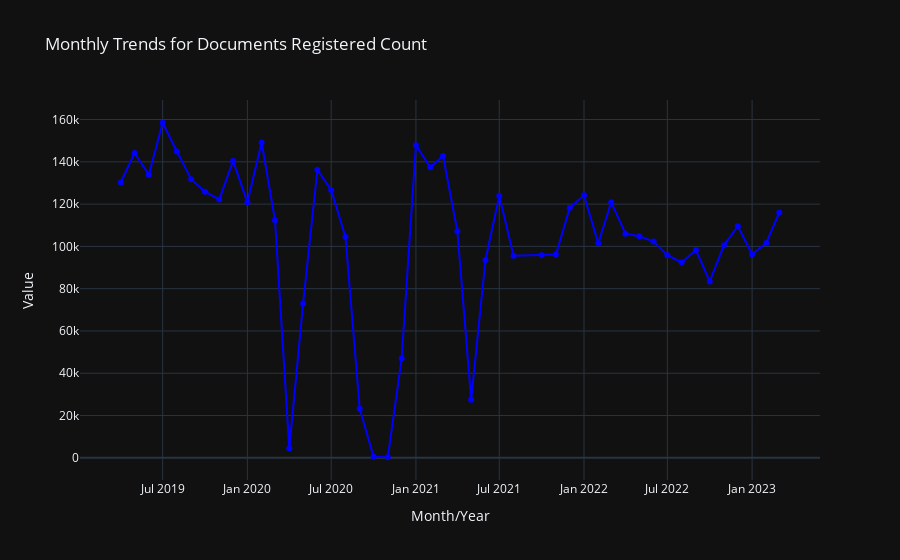
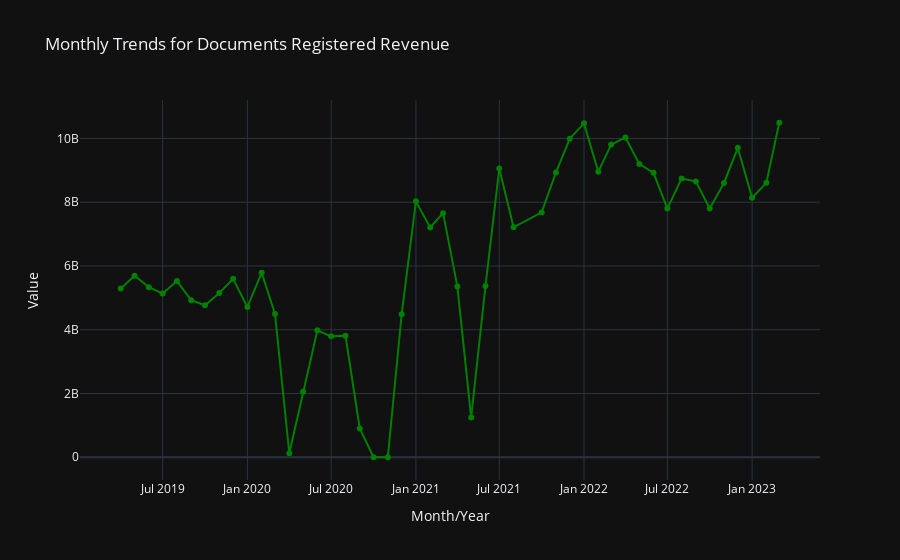
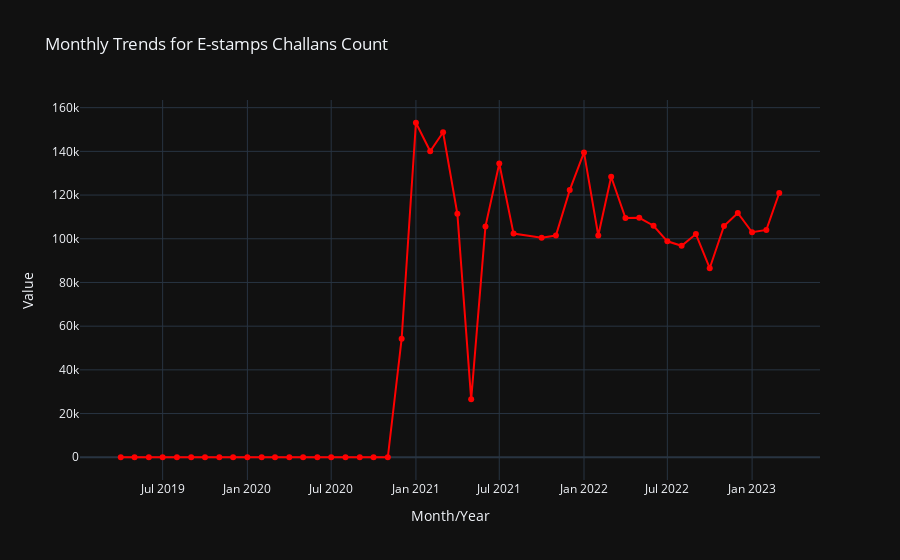
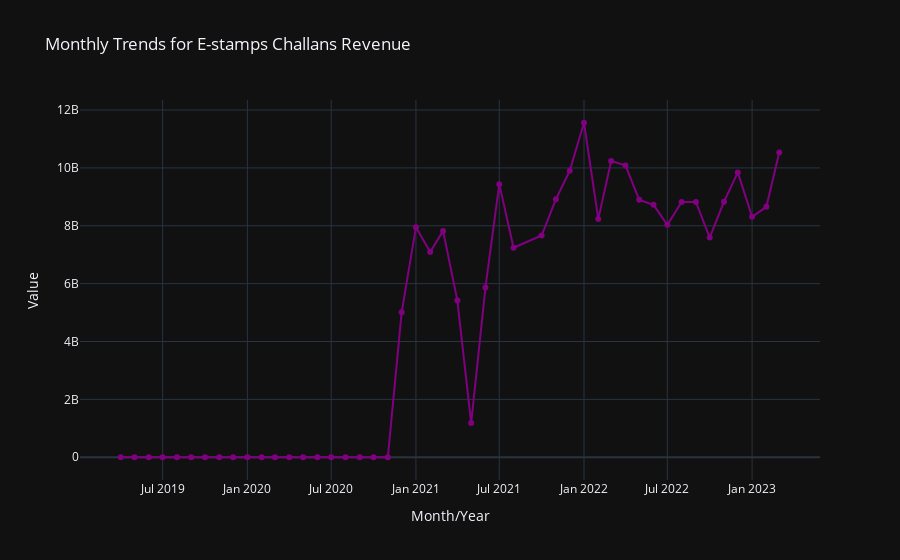

The cell these charts' notebook holds for them, in order:
### Markdown cell above
from above observed that documents_registered_cnt has min 0, lets dig deeper

### Code cell
grouped_data = stamps.groupby('month').agg({
    'documents_registered_cnt': 'sum',
    'documents_registered_rev': 'sum',
    'estamps_challans_cnt': 'sum',
    'estamps_challans_rev': 'sum'
}).reset_index()

# Function to plot individual columns with specified color
def plot_individual_column(column_name, title, color):
    fig = go.Figure()
    fig.add_trace(go.Scatter(x=grouped_data['month'], 
                             y=grouped_data[column_name], 
                             mode='lines+markers',
                             line=dict(color=color)))
    fig.update_layout(title=title,
                      xaxis_title='Month/Year',
                      yaxis_title='Value',
                      template="plotly_dark")
    fig.show()

# Plot for 'Documents Registered Count' in blue
plot_individual_column('documents_registered_cnt', 'Monthly Trends for Documents Registered Count', 'blue')

# Plot for 'Documents Registered Revenue' in green
plot_individual_column('documents_registered_rev', 'Monthly Trends for Documents Registered Revenue', 'green')

# Plot for 'E-stamps Challans Count' in red
plot_individual_column('estamps_challans_cnt', 'Monthly Trends for E-stamps Challans Count', 'red')

# Plot for 'E-stamps Challans Revenue' in purple
plot_individual_column('estamps_challans_rev', 'Monthly Trends for E-stamps Challans Revenue', 'purple')
